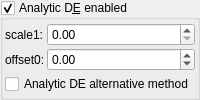
    <widget class="MyGroupBox" name="groupCheck_analyticDE_enabled">
     <property name="title">
      <string>Analytic D&amp;E enabled</string>
     </property>
     <property name="checkable">
      <bool>true</bool>
     </property>
     <layout class="QVBoxLayout" name="verticalLayout_12" stretch="0,0">
      <property name="spacing">
       <number>2</number>
      </property>
      <property name="leftMargin">
       <number>2</number>
      </property>
      <property name="topMargin">
       <number>2</number>
      </property>
      <property name="rightMargin">
       <number>2</number>
      </property>
      <property name="bottomMargin">
       <number>2</number>
      </property>
      <item>
       <layout class="QGridLayout" name="gridLayout_28" columnstretch="0,0,1">
        <property name="spacing">
         <number>2</number>
        </property>
        <item row="0" column="1">
         <widget class="QLabel" name="label_179">
          <property name="text">
           <string>scale1:</string>
          </property>
         </widget>
        </item>
        <item row="1" column="1">
         <widget class="QLabel" name="label_178">
          <property name="text">
           <string>offset0:</string>
          </property>
         </widget>
        </item>
        <item row="0" column="2">
         <widget class="MyDoubleSpinBox" name="spinbox_analyticDE_scale_1">
          <property name="sizePolicy">
           <sizepolicy hsizetype="Minimum" vsizetype="Maximum">
            <horstretch>0</horstretch>
            <verstretch>0</verstretch>
           </sizepolicy>
          </property>
          <property name="prefix">
           <string/>
          </property>
          <property name="suffix">
           <string/>
          </property>
          <property name="decimals">
           <number>2</number>
          </property>
          <property name="minimum">
           <double>0.000000000000000</double>
          </property>
          <property name="maximum">
           <double>99.989999999999995</double>
          </property>
          <property name="singleStep">
           <double>0.100000000000000</double>
          </property>
         </widget>
        </item>
        <item row="1" column="2">
         <widget class="MyDoubleSpinBox" name="spinbox_analyticDE_offset_0">
          <property name="sizePolicy">
           <sizepolicy hsizetype="Minimum" vsizetype="Maximum">
            <horstretch>0</horstretch>
            <verstretch>0</verstretch>
           </sizepolicy>
          </property>
          <property name="prefix">
           <string/>
          </property>
          <property name="suffix">
           <string/>
          </property>
          <property name="decimals">
           <number>2</number>
          </property>
          <property name="minimum">
           <double>-99.989999999999995</double>
          </property>
          <property name="maximum">
           <double>99.989999999999995</double>
          </property>
          <property name="singleStep">
           <double>0.100000000000000</double>
          </property>
         </widget>
        </item>
       </layout>
      </item>
      <item>
       <widget class="MyCheckBox" name="checkBox_analyticDE_enabled_false">
        <property name="toolTip">
         <string>&lt;html&gt;&lt;head/&gt;&lt;body&gt;&lt;p&gt;Can sometimes improve render quality when using analytic DE&lt;/p&gt;&lt;/body&gt;&lt;/html&gt;</string>
        </property>
        <property name="text">
         <string>Analytic DE alternative method</string>
        </property>
       </widget>
      </item>
     </layout>
    </widget>
